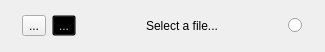
<?xml version="1.0" encoding="UTF-8"?>
<ui version="4.0">
 <class>Form</class>
 <widget class="QWidget" name="Form">
  <property name="geometry">
   <rect>
    <x>0</x>
    <y>0</y>
    <width>325</width>
    <height>52</height>
   </rect>
  </property>
  <property name="sizePolicy">
   <sizepolicy hsizetype="Preferred" vsizetype="Fixed">
    <horstretch>0</horstretch>
    <verstretch>0</verstretch>
   </sizepolicy>
  </property>
  <property name="windowTitle">
   <string>Form</string>
  </property>
  <layout class="QHBoxLayout" name="horizontalLayout_2">
   <item>
    <layout class="QHBoxLayout" name="horizontalLayout">
     <item>
      <widget class="QToolButton" name="fileOpenButton">
       <property name="text">
        <string>...</string>
       </property>
      </widget>
     </item>
     <item>
      <widget class="QToolButton" name="errorButton">
       <property name="enabled">
        <bool>false</bool>
       </property>
       <property name="styleSheet">
        <string notr="true">background: transparent;</string>
       </property>
       <property name="text">
        <string>...</string>
       </property>
      </widget>
     </item>
     <item>
      <widget class="QLabel" name="label">
       <property name="sizePolicy">
        <sizepolicy hsizetype="Fixed" vsizetype="Fixed">
         <horstretch>0</horstretch>
         <verstretch>0</verstretch>
        </sizepolicy>
       </property>
       <property name="minimumSize">
        <size>
         <width>200</width>
         <height>0</height>
        </size>
       </property>
       <property name="text">
        <string>Select a file...</string>
       </property>
       <property name="scaledContents">
        <bool>false</bool>
       </property>
       <property name="alignment">
        <set>Qt::AlignCenter</set>
       </property>
       <property name="wordWrap">
        <bool>false</bool>
       </property>
      </widget>
     </item>
     <item>
      <widget class="NodeWidget" name="outputRadioButton">
       <property name="sizePolicy">
        <sizepolicy hsizetype="Fixed" vsizetype="Fixed">
         <horstretch>0</horstretch>
         <verstretch>0</verstretch>
        </sizepolicy>
       </property>
       <property name="text">
        <string/>
       </property>
       <property name="checkable">
        <bool>true</bool>
       </property>
       <property name="autoExclusive">
        <bool>false</bool>
       </property>
      </widget>
     </item>
    </layout>
   </item>
  </layout>
 </widget>
 <customwidgets>
  <customwidget>
   <class>NodeWidget</class>
   <extends>QRadioButton</extends>
   <header>widgets/node</header>
  </customwidget>
 </customwidgets>
 <resources/>
 <connections/>
</ui>
